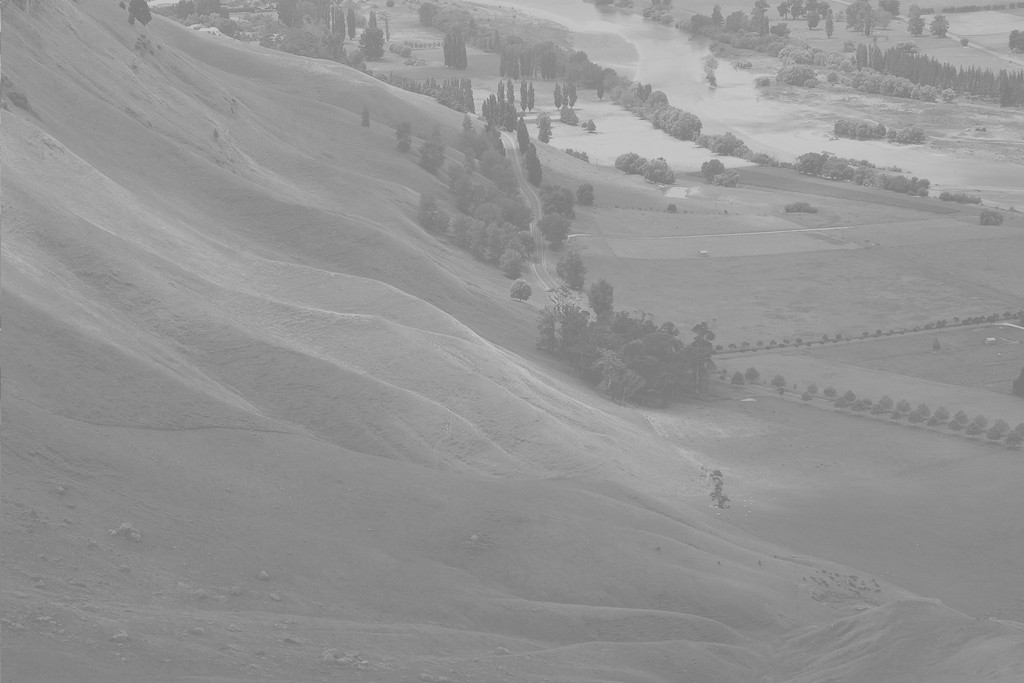
#> input picture week_3/image_example.jpg, 1024 x 683 px
$ jupyter execute week_3.ipynb
#> lines starting #> are read from the running program, lines starting #| are printed output that depends on the picture
[cell 1]
import numpy as np
import cv2 as cv
from matplotlib import pyplot as plt
img = cv.imread('image_example.jpg',0)
#> img is the input picture: shape (683, 1024); min 114, max 208, mean 148
hist,bins = np.histogram(img.flatten(),256,[0,256])
#> hist = 256 values, max 28701 at index 137, min 0 at index 0, mean 2732; bins = 257 values from 0 to 256
cdf = hist.cumsum()
#> cdf = 256 values from 0 to 699392
cdf_normalized = cdf * float(hist.max()) / cdf.max()
#> cdf_normalized = 256 values from 0 to 28701
plt.plot(cdf_normalized, color = 'b')
plt.hist(img.flatten(),256,[0,256], color = 'r')
plt.xlim([0,256])
plt.legend(('cdf','histogram'), loc = 'upper left')
plt.show()
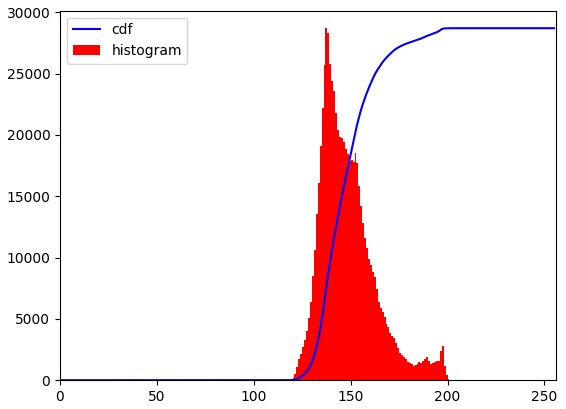
#> figure drawn by matplotlib, 1 panel; tallest bar 28701 high, from x = 137 to 138; curve peaks at x = 208, y = 28701

[cell 2]
img = cv.imread('image_example.jpg',0)
equ = cv.equalizeHist(img)
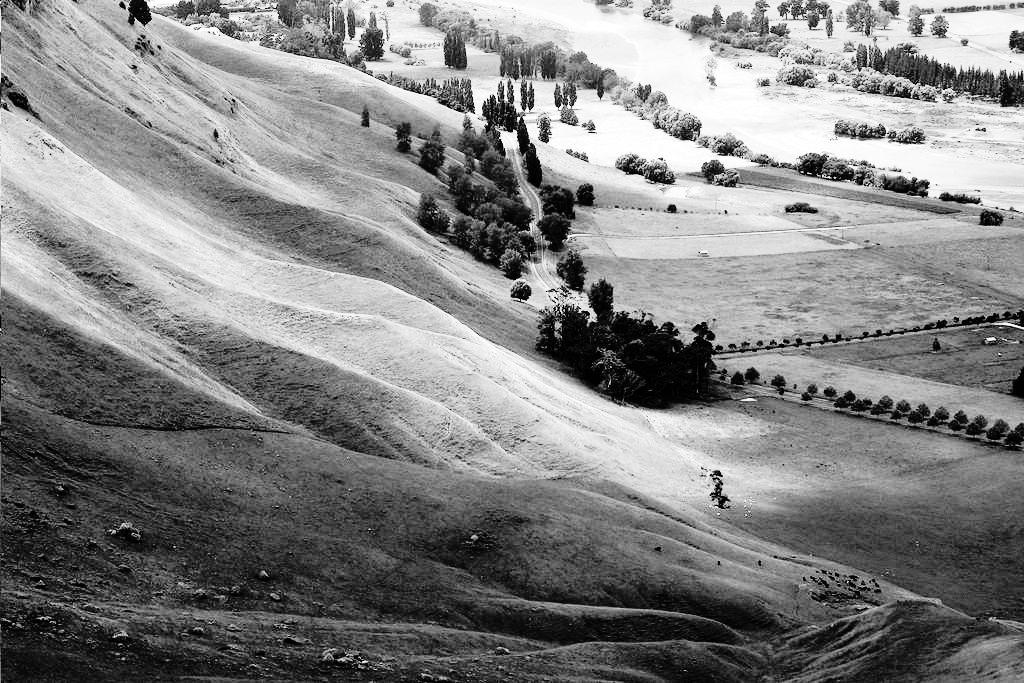
#> equ: shape (683, 1024); min 0, max 255, mean 130.5
res = np.hstack((img,equ)) #stacking images side-by-side
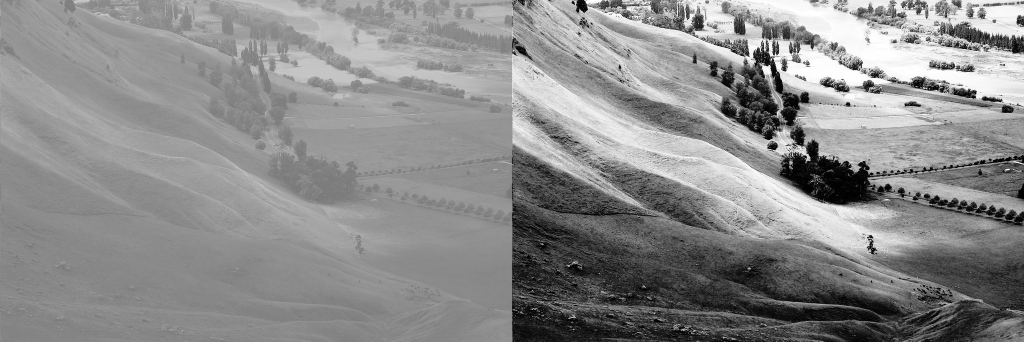
#> res: shape (683, 2048) (shown at 1/2 size); min 0, max 255, mean 139.3
cv.imwrite('res.png',res)
out = cv.imread('res.png')
#> out: shape (683, 2048, 3); min 0, max 255, mean 139.3
plt.imshow(out)
plt.show()

$ run again, with week_3/res.png saved as week_3/image_example.jpg
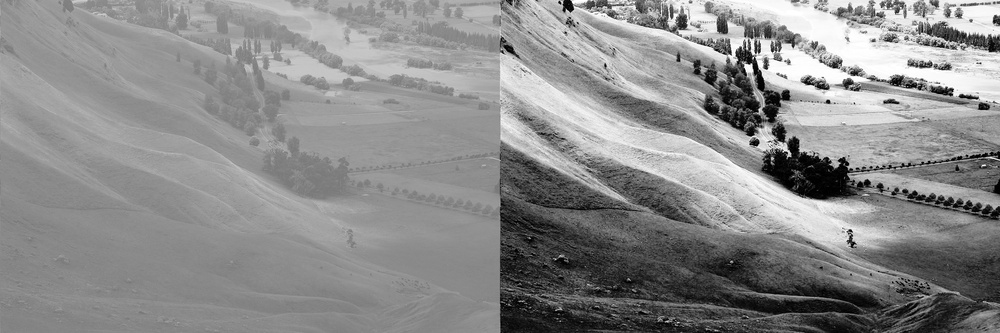
#> input picture week_3/res.png, 1000 x 333 px, shrunk from 2048 x 683 before the run
#> img is the input picture: shape (333, 1000); min 0, max 255, mean 139.3
#> hist = 256 values, max 7798 at index 137, min 330 at index 1, mean 1300.8; bins = 257 values from 0 to 256
#> cdf = 256 values from 606 to 333000
#> cdf_normalized = 256 values from 14.19 to 7798
#> `equ = cv.equalizeHist(img)`:
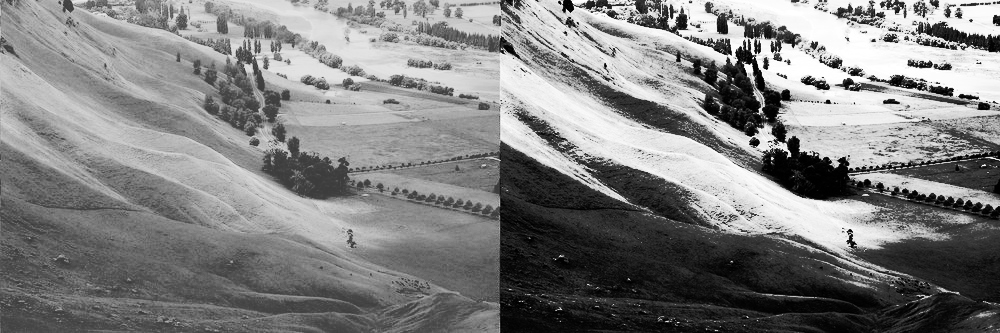
#> equ: shape (333, 1000); min 0, max 255, mean 128.4
#> `res = np.hstack((img,equ))`:
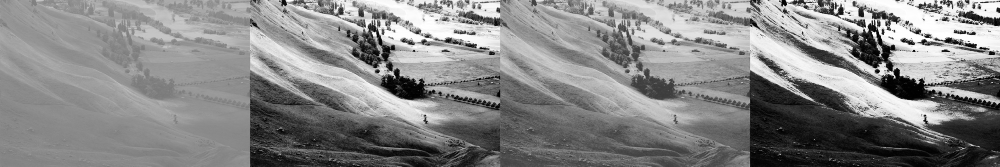
#> res: shape (333, 2000) (shown at 1/2 size); min 0, max 255, mean 133.9
